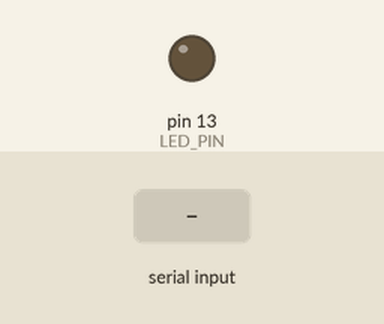
A sketch run on a simulated Arduino Uno, built with avr-gcc and run on an emulated ATmega328P. Shown: output pins drawn as LEDs (lit = HIGH). The test bench sets the inputs (shaded band).

Above: at 1.2 s.
1.3 s: "1" received over Serial
At 1.8 s:
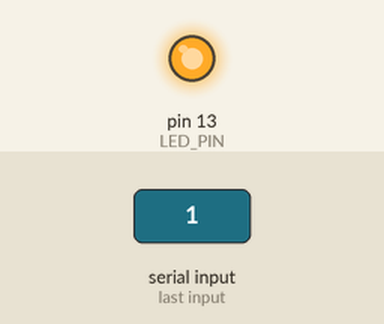
2.8 s: "0" received over Serial
At 4.0 s:
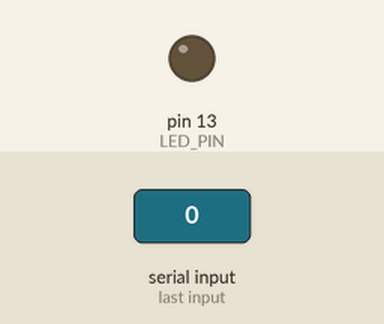
4.3 s: "2" received over Serial
At 5.3 s:
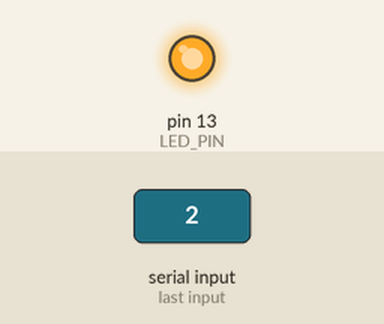
Timing chart, 0 to 7.3 s (numbered marks = the images above; inputs shaded):
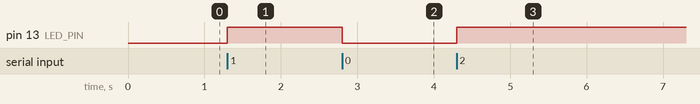

The sketch:

SlavkaCopy.ino
```cpp
#define LED_PIN 13
void setup() {
  // put your setup code here, to run once:
  pinMode(LED_PIN, OUTPUT);
  Serial.begin(9600);
}

void loop() {
  // put your main code here, to run repeatedly:

  while (Serial.available()){

    char incomingChar = Serial.read();
    if (incomingChar != '0') {
      digitalWrite(LED_PIN, HIGH);
    }
    else {
      digitalWrite(LED_PIN, LOW);
    }

    delay(500);

  }


}
```

Measured:
- after the input at 1.3 s, pin 13 (LED_PIN): LOW → HIGH at once
- after the input at 2.8 s, pin 13 (LED_PIN): HIGH → LOW at once
- after the input at 4.3 s, pin 13 (LED_PIN): LOW → HIGH at once
